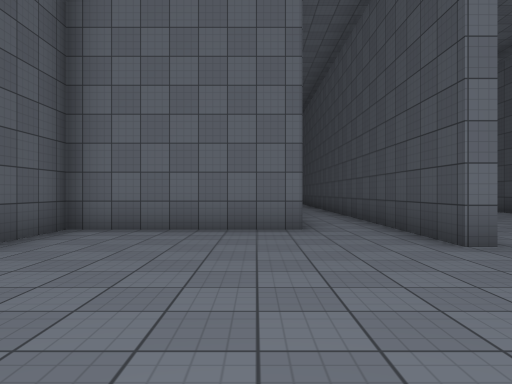
view 1 (above)

21 first-person views from a walk through a scene from a Unity 3-D project. The camera is 1.3 m above the floor, looks level and sees 70° across. The floor is counted in squares, 2 m on a side. Each view is taken from the middle of a square. On the plan, view 1 faces up. The plan holds only what a view shows up to about 11 squares ahead; the rest is blank. The place goes on beyond the plan. The player is left out. Surface patterns are stand-ins for the level's own textures.

view 2
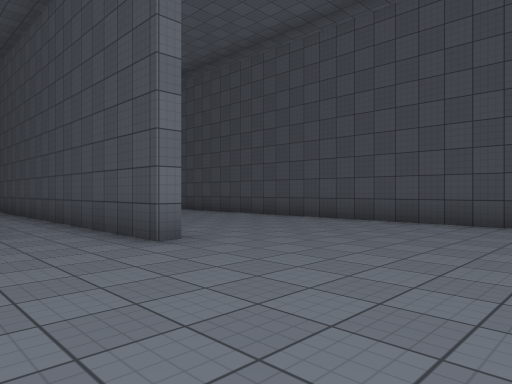

view 3
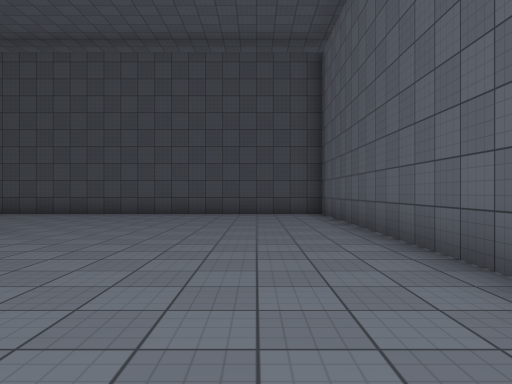

view 4
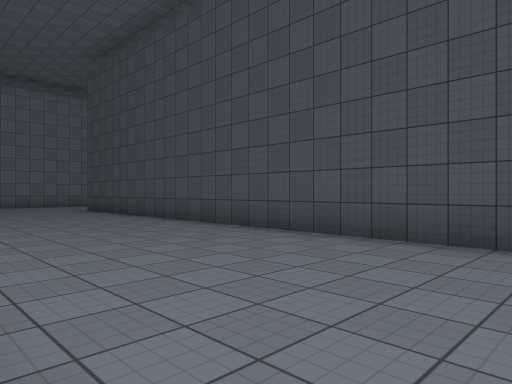

view 5
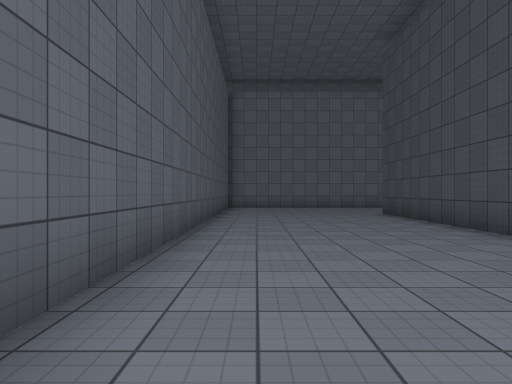

view 6
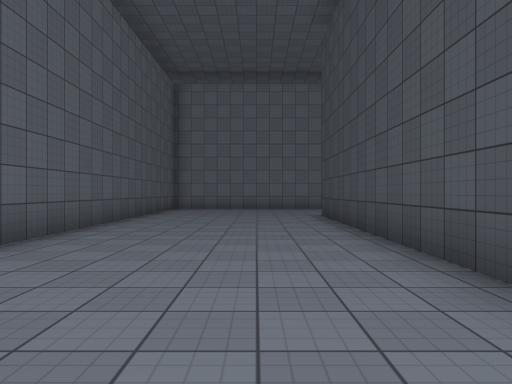

view 7
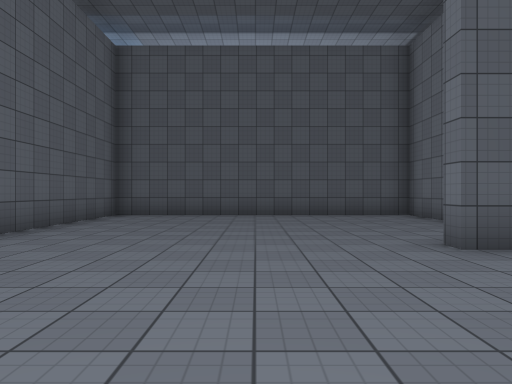

view 8
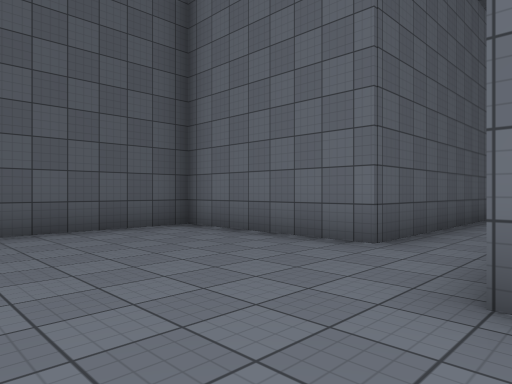

view 9
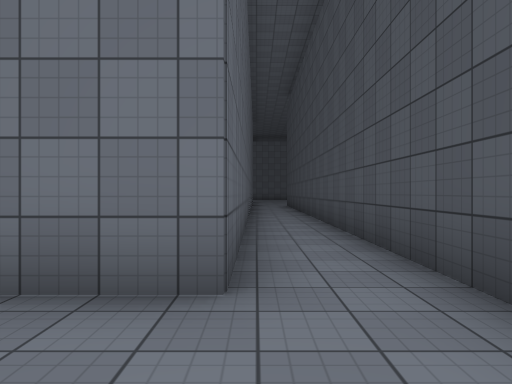

view 10
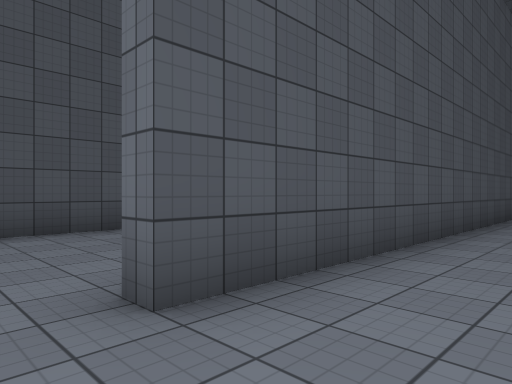

view 11
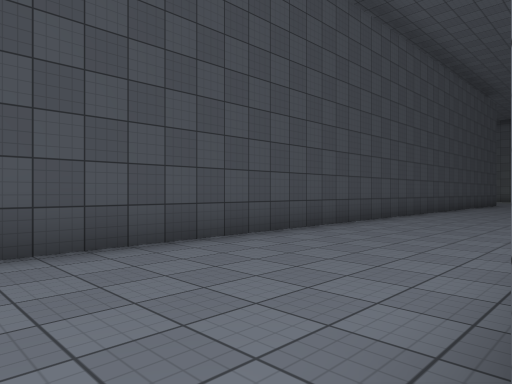

view 12
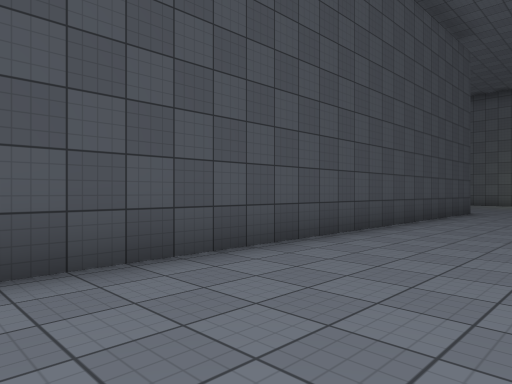

view 13
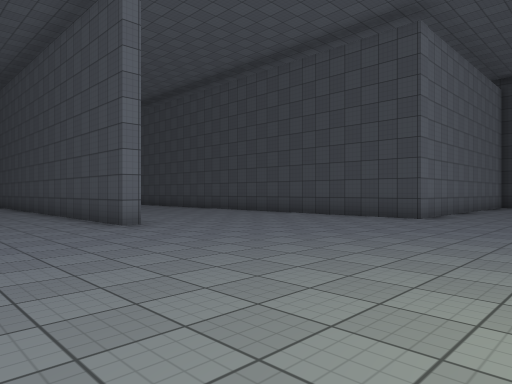

view 14
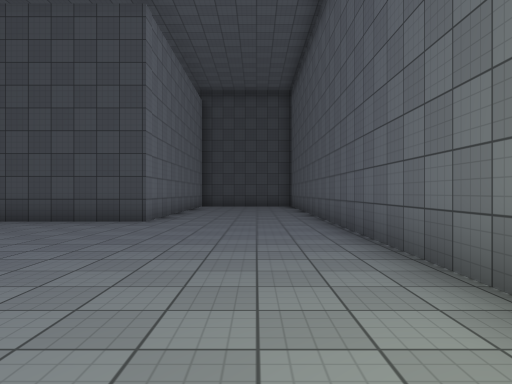

view 15
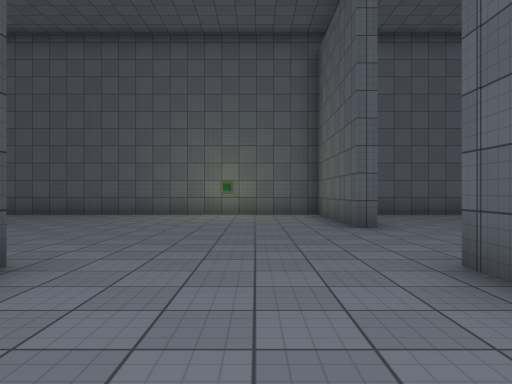

view 16
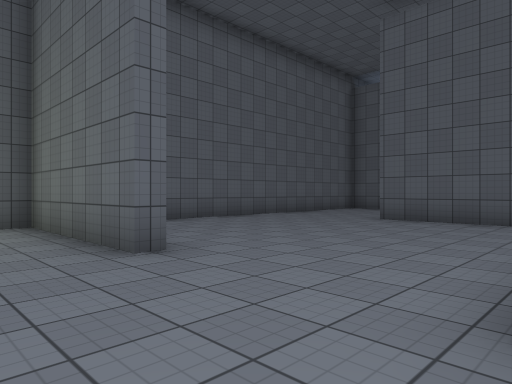

view 17
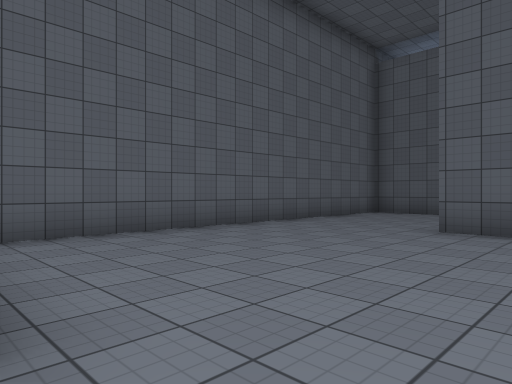

view 18
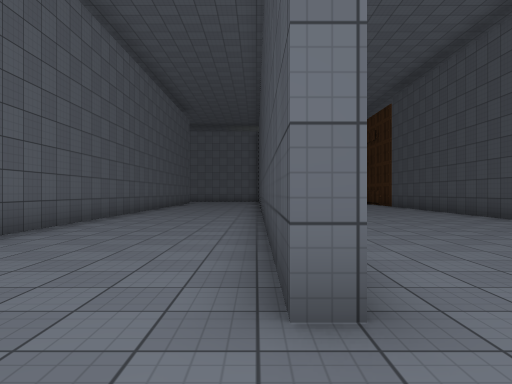

view 19
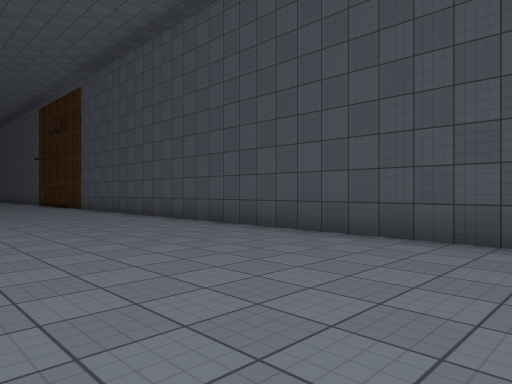

view 20
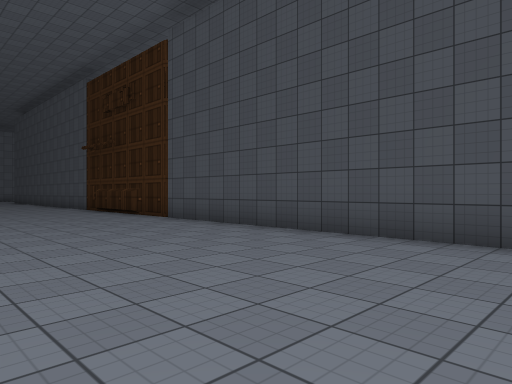

view 21
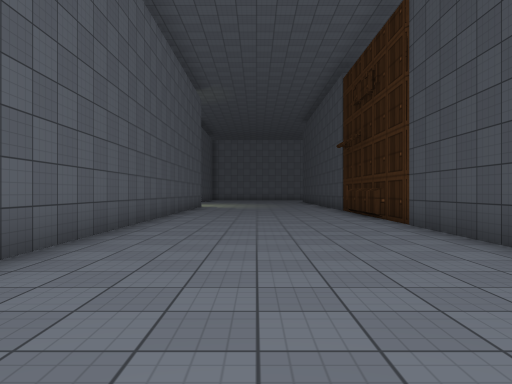

### Floor plan
Points are (right, up) in squares from view 1. A wall is a line through its corners. A room is listed if a view was taken in it or the views show most of it. See-through windows are left out.
Room 1 (views 1, 2, 3, 4, 5, 6, 7, 8, 9, 10, 11)
walls: (2.9, 5) (2.9, 4.3) (2.5, 4.3) (2.5, 15); (0.8, 14.2) (0.8, 6.3) (-3.3, 6.3) (-3.3, -2) (7.8, -2) (7.8, 17) (8.2, 17); (2.9, 18) (2.9, 7.6)
ways out: opening at (8, 17.5) to room 2
Room 2 (views 12, 13, 14, 15, 16, 17, 18, 19, 20, 21)
walls: (12.6, -2.2) (12.2, -2.2) (12.2, 17.4); (8.2, -1.5) (8.2, -2.2); (8.2, 7) (8.2, 1.4); (7.8, -5.6) (8.2, -5.6) (8.2, -9.6) (20.9, -9.6); (1.7, -3.4) (1.7, -6.1); (21.1, -5.6) (18, -5.6) (18, 16); (12.6, 16) (12.6, 8.4); (-3, -7.6) (-3, -8.6); (-2, -9.6) (7.1, -9.6)
ways out: opening at (8, 17.5) to room 1

Where each view was taken, in squares from view 1:
view 1: 0 up, 0 right, facing up
view 2: 0 up, 0 right, facing up-right
view 3: 0 up, 3 left, facing right
view 4: 4 up, 3 right, facing up-right
view 5: 6 up, 4 right, facing up
view 6: 7 up, 6 right, facing up
view 7: 2 up, 7 right, facing left
view 8: 2 up, 3 right, facing up-left
view 9: 4 up, 1 right, facing up
view 10: 18 up, 6 right, facing down-right
view 11: 18 up, 8 right, facing down-right
view 12: 10 up, 9 right, facing down-right
view 13: 9 down, 9 right, facing up-right
view 14: 8 down, 10 right, facing right
view 15: 1 up, 10 right, facing down
view 16: 2 down, 10 right, facing down-left
view 17: 4 down, 8 right, facing down-left
view 18: 4 down, 12 right, facing up
view 19: 2 down, 13 right, facing up-right
view 20: 4 up, 13 right, facing up-right
view 21: 5 up, 15 right, facing up
